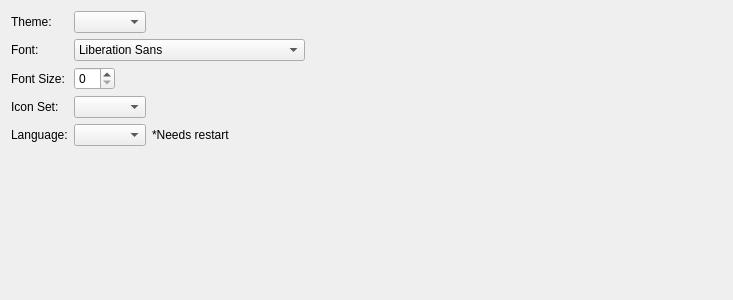
<?xml version="1.0" encoding="UTF-8"?>
<ui version="4.0">
 <class>EnvironmentAppearenceWidget</class>
 <widget class="QWidget" name="EnvironmentAppearenceWidget">
  <property name="geometry">
   <rect>
    <x>0</x>
    <y>0</y>
    <width>733</width>
    <height>300</height>
   </rect>
  </property>
  <property name="windowTitle">
   <string>Form</string>
  </property>
  <layout class="QGridLayout" name="gridLayout">
   <item row="1" column="0">
    <widget class="QLabel" name="label_2">
     <property name="text">
      <string>Font:</string>
     </property>
    </widget>
   </item>
   <item row="6" column="0">
    <spacer name="verticalSpacer">
     <property name="orientation">
      <enum>Qt::Vertical</enum>
     </property>
     <property name="sizeHint" stdset="0">
      <size>
       <width>20</width>
       <height>40</height>
      </size>
     </property>
    </spacer>
   </item>
   <item row="4" column="2">
    <widget class="QWidget" name="widget_4" native="true">
     <layout class="QHBoxLayout" name="horizontalLayout_4">
      <property name="leftMargin">
       <number>0</number>
      </property>
      <property name="topMargin">
       <number>0</number>
      </property>
      <property name="rightMargin">
       <number>0</number>
      </property>
      <property name="bottomMargin">
       <number>0</number>
      </property>
      <item>
       <widget class="QComboBox" name="cbLanguage"/>
      </item>
      <item>
       <widget class="QLabel" name="label_5">
        <property name="text">
         <string>*Needs restart</string>
        </property>
       </widget>
      </item>
      <item>
       <spacer name="horizontalSpacer_4">
        <property name="orientation">
         <enum>Qt::Horizontal</enum>
        </property>
        <property name="sizeHint" stdset="0">
         <size>
          <width>40</width>
          <height>20</height>
         </size>
        </property>
       </spacer>
      </item>
     </layout>
    </widget>
   </item>
   <item row="0" column="0">
    <widget class="QLabel" name="label">
     <property name="text">
      <string>Theme:</string>
     </property>
    </widget>
   </item>
   <item row="1" column="2">
    <widget class="QWidget" name="widget_2" native="true">
     <layout class="QHBoxLayout" name="horizontalLayout_2">
      <property name="leftMargin">
       <number>0</number>
      </property>
      <property name="topMargin">
       <number>0</number>
      </property>
      <property name="rightMargin">
       <number>0</number>
      </property>
      <property name="bottomMargin">
       <number>0</number>
      </property>
      <item>
       <widget class="QFontComboBox" name="cbFont">
        <property name="editable">
         <bool>false</bool>
        </property>
       </widget>
      </item>
      <item>
       <spacer name="horizontalSpacer_2">
        <property name="orientation">
         <enum>Qt::Horizontal</enum>
        </property>
        <property name="sizeHint" stdset="0">
         <size>
          <width>40</width>
          <height>20</height>
         </size>
        </property>
       </spacer>
      </item>
     </layout>
    </widget>
   </item>
   <item row="4" column="0">
    <widget class="QLabel" name="label_4">
     <property name="text">
      <string>Language:</string>
     </property>
    </widget>
   </item>
   <item row="2" column="0">
    <widget class="QLabel" name="label_3">
     <property name="text">
      <string>Font Size:</string>
     </property>
    </widget>
   </item>
   <item row="0" column="2">
    <widget class="QWidget" name="widget" native="true">
     <layout class="QHBoxLayout" name="horizontalLayout">
      <property name="leftMargin">
       <number>0</number>
      </property>
      <property name="topMargin">
       <number>0</number>
      </property>
      <property name="rightMargin">
       <number>0</number>
      </property>
      <property name="bottomMargin">
       <number>0</number>
      </property>
      <item>
       <widget class="QComboBox" name="cbTheme"/>
      </item>
      <item>
       <spacer name="horizontalSpacer">
        <property name="orientation">
         <enum>Qt::Horizontal</enum>
        </property>
        <property name="sizeHint" stdset="0">
         <size>
          <width>40</width>
          <height>20</height>
         </size>
        </property>
       </spacer>
      </item>
     </layout>
    </widget>
   </item>
   <item row="2" column="2">
    <widget class="QWidget" name="widget_3" native="true">
     <layout class="QHBoxLayout" name="horizontalLayout_3">
      <property name="leftMargin">
       <number>0</number>
      </property>
      <property name="topMargin">
       <number>0</number>
      </property>
      <property name="rightMargin">
       <number>0</number>
      </property>
      <property name="bottomMargin">
       <number>0</number>
      </property>
      <item>
       <widget class="QSpinBox" name="spinFontSize"/>
      </item>
      <item>
       <spacer name="horizontalSpacer_3">
        <property name="orientation">
         <enum>Qt::Horizontal</enum>
        </property>
        <property name="sizeHint" stdset="0">
         <size>
          <width>40</width>
          <height>20</height>
         </size>
        </property>
       </spacer>
      </item>
     </layout>
    </widget>
   </item>
   <item row="3" column="0">
    <widget class="QLabel" name="label_6">
     <property name="text">
      <string>Icon Set:</string>
     </property>
    </widget>
   </item>
   <item row="3" column="2">
    <widget class="QWidget" name="widget_5" native="true">
     <layout class="QHBoxLayout" name="horizontalLayout_5">
      <property name="leftMargin">
       <number>0</number>
      </property>
      <property name="topMargin">
       <number>0</number>
      </property>
      <property name="rightMargin">
       <number>0</number>
      </property>
      <property name="bottomMargin">
       <number>0</number>
      </property>
      <item>
       <widget class="QComboBox" name="cbIconSet"/>
      </item>
      <item>
       <spacer name="horizontalSpacer_5">
        <property name="orientation">
         <enum>Qt::Horizontal</enum>
        </property>
        <property name="sizeHint" stdset="0">
         <size>
          <width>40</width>
          <height>20</height>
         </size>
        </property>
       </spacer>
      </item>
     </layout>
    </widget>
   </item>
  </layout>
 </widget>
 <resources/>
 <connections/>
</ui>
